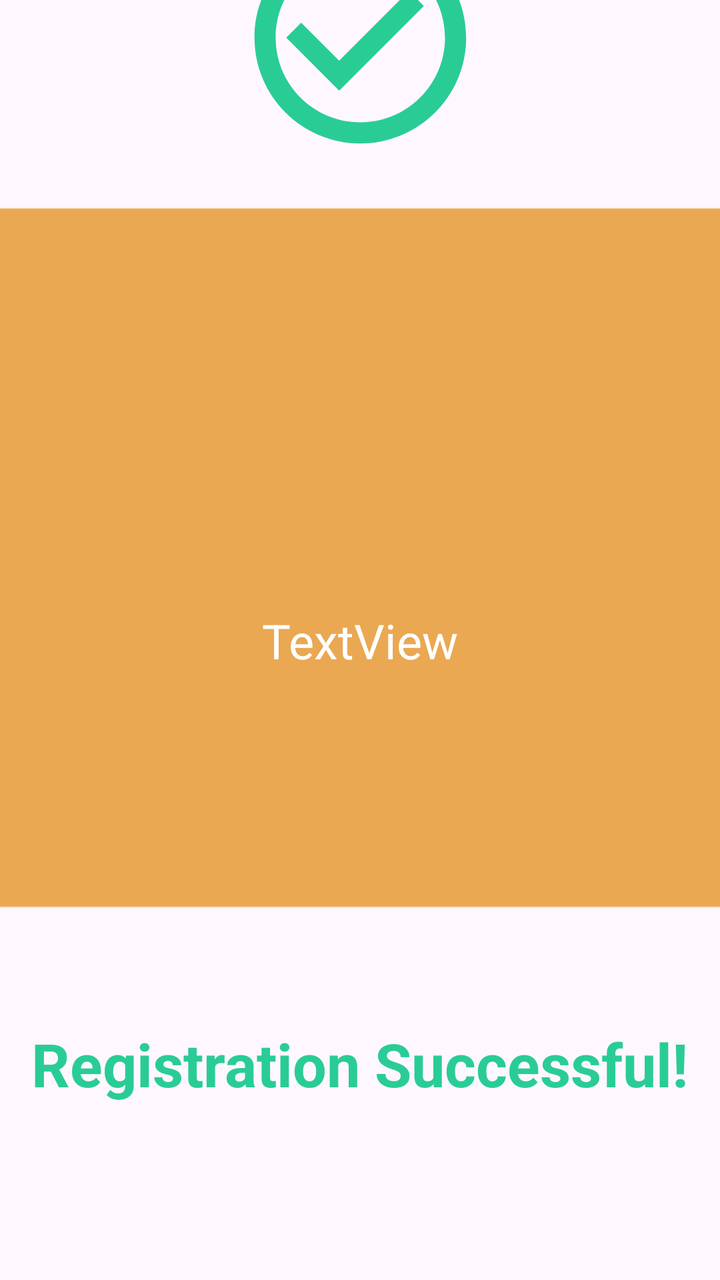
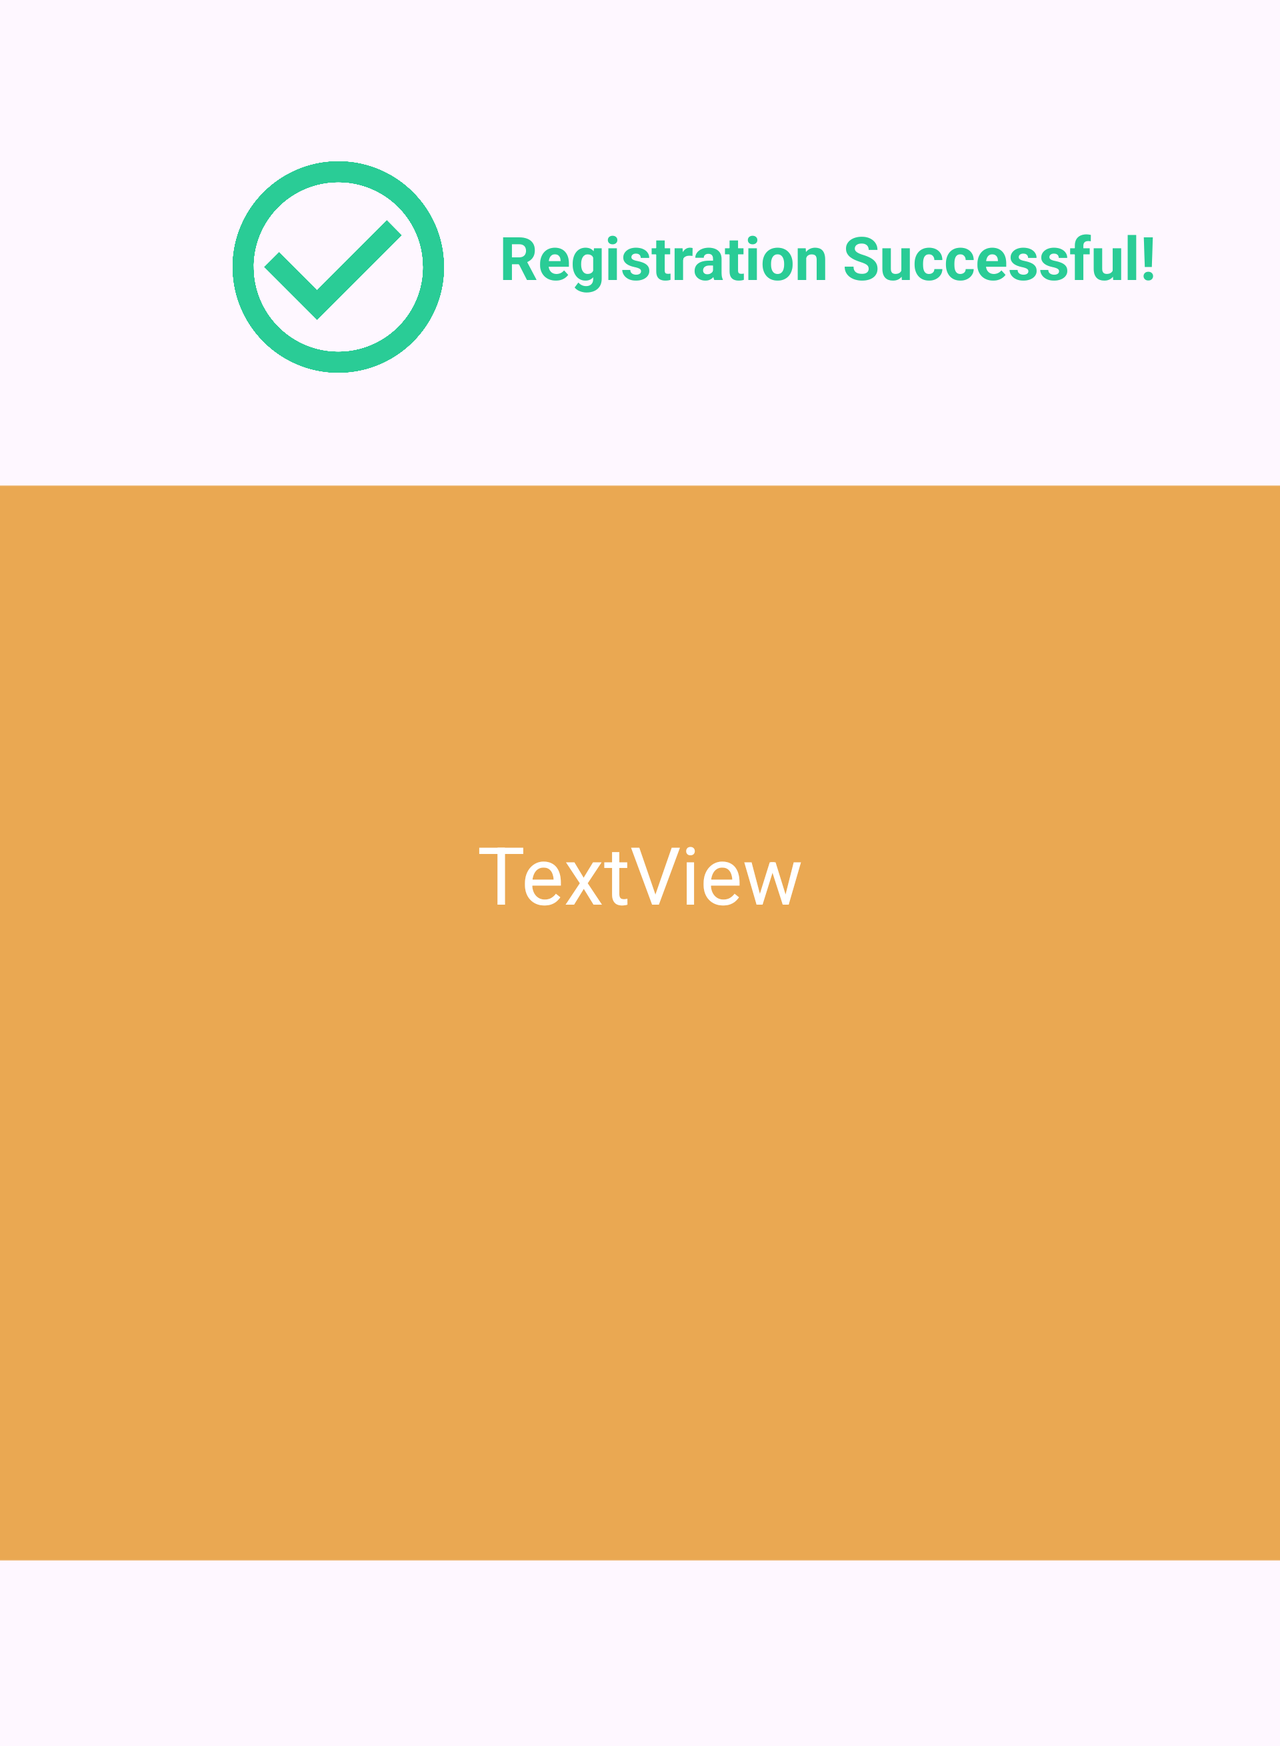

The same Android screen from two of the app's own layout files: first res/layout/ as a phone draws it, then the repository's variant for another configuration, drawn on a device whose configuration selects that folder. Both files follow.
<!-- AndroidManifest.xml: application theme Theme.SemesterRegistration -->
<!-- res/layout/display.xml -->
<?xml version="1.0" encoding="utf-8"?>
<androidx.constraintlayout.widget.ConstraintLayout xmlns:android="http://schemas.android.com/apk/res/android"
    xmlns:app="http://schemas.android.com/apk/res-auto"
    xmlns:tools="http://schemas.android.com/tools"
    android:layout_width="match_parent"
    android:layout_height="match_parent">

    <ImageView
        android:id="@+id/imageView4"
        android:layout_width="403dp"
        android:layout_height="723dp"
        android:scaleX="3"
        android:scaleY="1.3"
        app:layout_constraintBottom_toBottomOf="parent"
        app:layout_constraintEnd_toEndOf="parent"
        app:layout_constraintStart_toStartOf="parent"
        app:layout_constraintTop_toTopOf="parent"
        app:layout_constraintVertical_bias="1.0"
        app:srcCompat="@drawable/baseline_rectangle_24" />

    <TextView
        android:id="@+id/displayTextView"
        android:layout_width="wrap_content"
        android:layout_height="wrap_content"
        android:includeFontPadding="true"
        android:text="TextView"
        android:textColor="@color/white"
        android:textSize="24sp"
        app:layout_constraintBottom_toBottomOf="parent"
        app:layout_constraintEnd_toEndOf="parent"
        app:layout_constraintStart_toStartOf="parent"
        app:layout_constraintTop_toTopOf="parent" />

    <ImageView
        android:id="@+id/imageView5"
        android:layout_width="127dp"
        android:layout_height="139dp"
        android:layout_marginTop="32dp"
        app:layout_constraintEnd_toEndOf="parent"
        app:layout_constraintStart_toStartOf="parent"
        app:layout_constraintTop_toTopOf="@+id/imageView4"
        app:srcCompat="@drawable/baseline_check_circle_outline_24" />

    <TextView
        android:id="@+id/textView6"
        android:layout_width="wrap_content"
        android:layout_height="wrap_content"
        android:text="Registration Successful!"
        android:textColor="#2ACC96"
        android:textSize="30sp"
        android:textStyle="bold"
        app:layout_constraintBottom_toBottomOf="parent"
        app:layout_constraintEnd_toEndOf="parent"
        app:layout_constraintHorizontal_bias="0.498"
        app:layout_constraintStart_toStartOf="parent"
        app:layout_constraintTop_toBottomOf="@+id/displayTextView"
        app:layout_constraintVertical_bias="0.666" />


</androidx.constraintlayout.widget.ConstraintLayout>
<!-- resources referenced by this layout -->
<resources>
  <!-- drawable baseline_check_circle_outline_24 (drawable) -->
  <vector android:height="24dp" android:tint="#2ACC96"
      android:viewportHeight="24" android:viewportWidth="24"
      android:width="24dp" xmlns:android="http://schemas.android.com/apk/res/android">
      <path android:fillColor="@android:color/white" android:pathData="M16.59,7.58L10,14.17l-3.59,-3.58L5,12l5,5 8,-8zM12,2C6.48,2 2,6.48 2,12s4.48,10 10,10 10,-4.48 10,-10S17.52,2 12,2zM12,20c-4.42,0 -8,-3.58 -8,-8s3.58,-8 8,-8 8,3.58 8,8 -3.58,8 -8,8z"/>
  </vector>
  <!-- drawable baseline_rectangle_24 (drawable) -->
  <vector android:height="24dp" android:tint="#EAA852"
      android:viewportHeight="24" android:viewportWidth="24"
      android:width="24dp" xmlns:android="http://schemas.android.com/apk/res/android">
      <path android:fillColor="@android:color/white" android:pathData="M2,4h20v16h-20z"/>
  </vector>
  <style name="Theme.SemesterRegistration" parent="Base.Theme.SemesterRegistration" />
  <style name="Base.Theme.SemesterRegistration" parent="Theme.Material3.DayNight.NoActionBar">
          
          
      </style>
</resources>
<!-- res/layout-land/display.xml (the repository's variant of the layout above) -->
<!-- drawn on the phone turned sideways -->
<?xml version="1.0" encoding="utf-8"?>
<ScrollView xmlns:app="http://schemas.android.com/apk/res-auto"
    xmlns:tools="http://schemas.android.com/tools"
    android:layout_width="match_parent"
    android:layout_height="match_parent"
    xmlns:android="http://schemas.android.com/apk/res/android">

    <androidx.constraintlayout.widget.ConstraintLayout
        android:layout_width="match_parent"
        android:layout_height="match_parent">

        <ImageView
            android:id="@+id/imageView4"
            android:layout_width="403dp"
            android:layout_height="723dp"
            android:layout_marginTop="150dp"
            android:scaleX="3"
            android:scaleY="2"
            app:layout_constraintBottom_toBottomOf="parent"
            app:layout_constraintEnd_toEndOf="parent"
            app:layout_constraintStart_toStartOf="parent"
            app:layout_constraintTop_toTopOf="parent"
            app:srcCompat="@drawable/baseline_rectangle_24" />

        <TextView
            android:id="@+id/displayTextView"
            android:layout_width="wrap_content"
            android:layout_height="wrap_content"
            android:includeFontPadding="true"
            android:text="TextView"
            android:textColor="@color/white"
            android:textSize="40sp"
            app:layout_constraintBottom_toBottomOf="parent"
            app:layout_constraintEnd_toEndOf="parent"
            app:layout_constraintStart_toStartOf="parent"
            app:layout_constraintTop_toTopOf="parent" />

        <ImageView
            android:id="@+id/imageView5"
            android:layout_width="127dp"
            android:layout_height="139dp"
            android:layout_marginTop="64dp"
            app:layout_constraintEnd_toEndOf="parent"
            app:layout_constraintHorizontal_bias="0.206"
            app:layout_constraintStart_toStartOf="parent"
            app:layout_constraintTop_toTopOf="parent"
            app:srcCompat="@drawable/baseline_check_circle_outline_24" />

        <TextView
            android:id="@+id/textView6"
            android:layout_width="wrap_content"
            android:layout_height="wrap_content"
            android:layout_marginTop="108dp"
            android:text="Registration Successful!"
            android:textColor="#2ACC96"
            android:textSize="30sp"
            android:textStyle="bold"
            app:layout_constraintEnd_toEndOf="parent"
            app:layout_constraintHorizontal_bias="0.216"
            app:layout_constraintStart_toEndOf="@+id/imageView5"
            app:layout_constraintTop_toTopOf="parent" />


    </androidx.constraintlayout.widget.ConstraintLayout>
</ScrollView>
